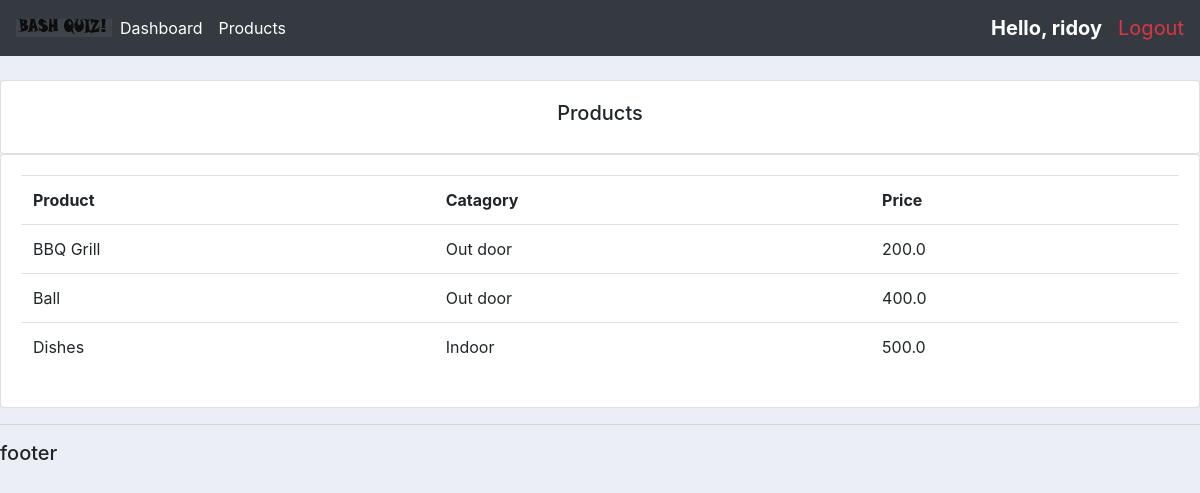
Screenshot of /products/ (signed in) with the database file from the repository.
### accounts/models.py (models this page shows, shortened)
class Product(models.Model):
	CATAGORY = (
			('Indoor','Indoor'),
			('Out door', 'Out door'),
		)
	name = models.CharField(max_length=200, null=True)
	price = models.FloatField(null=True)
	catagory = models.CharField(max_length=200, null=True, choices=CATAGORY)
	description = models.CharField(max_length=200, null=True, blank=True)
	date_created = models.DateTimeField(auto_now_add=True, null=True)
	tags = models.ManyToManyField(Tag)

### accounts/decorators.py (the view, shortened to what this page needs)
		def wrapper_func(request, *args, **kwargs):
			group = None
			if request.user.groups.exists():
				group = request.user.groups.all()[0].name
			if group in allowed_roles:
				return view_func(request, *args, **kwargs)
			else:
				return HttpResponse('You are not allowed here')

### accounts/views.py (called while the page is built)
@login_required(login_url='login')
@allowed_users(allowed_roles=['admin'])
def products(request):
	products = Product.objects.all()
	return render(request, 'products.html', {'list':products})

### templates/products.html
{% extends 'main.html'%}
{% block content %}
<br>
<div class="row">
	<div class="col-md">
		<div class="card card-body text-center">
			<h5>Products</h5>
		</div>
		<div class="card card-body">
			<table class="table">
				<tr>
					<th>Product</th>
					<th>Catagory</th>
					<th>Price</th>
				</tr>
				{% for i in list %}
				<tr>
					<td>{{i.name}}</td>
					<td>{{i.catagory}}</td>
					<td>{{i.price}}</td>
				</tr>
				{% endfor %}
			</table>
		</div>
	</div>
</div>
{% endblock %}

### templates/navbar.html (shortened to what this page needs)
{% load static %}
<nav class="navbar navbar-expand-lg navbar-dark bg-dark">
  <img src="{% static 'images/logo.png'%}">
  <div class="collapse navbar-collapse" id="navbarNav">
    <ul class="navbar-nav">
      {% if request.user.is_staff %}
      <li class="nav-item active">
        <a class="nav-link" href="{% url 'home' %}">Dashboard</a>
      </li>
      <li class="nav-item active">
        <a class="nav-link" href="{% url 'products' %}">Products</a>
      </li>
      {% else %}
      <li class="nav-item active">
        <a class="nav-link" href="{% url 'settings' %}">Settings</a>
      </li>
      {% endif %}
    </ul>
  </div>
  <span class="text-white mr-3 font-weight-bold h-msg">Hello, {{user.username}}</span>
  <span><a class="text-danger h-msg" href="{% url 'logout' %}">Logout</a></span>
</nav>

### static/css/main.css (style rules this page uses)
body { background-color: #ebeff5; }

### templates/navbar.html (style rules this page uses)
.h-msg { font-size: 20px; }

### rows the page displays
Product: name "BBQ Grill", catagory "Out door", price "200.0"
Product: name "Ball", catagory "Out door", price "400.0"
Product: name "Dishes", catagory "Indoor", price "500.0"

### other values shown
{{ user.username }} "ridoy"
